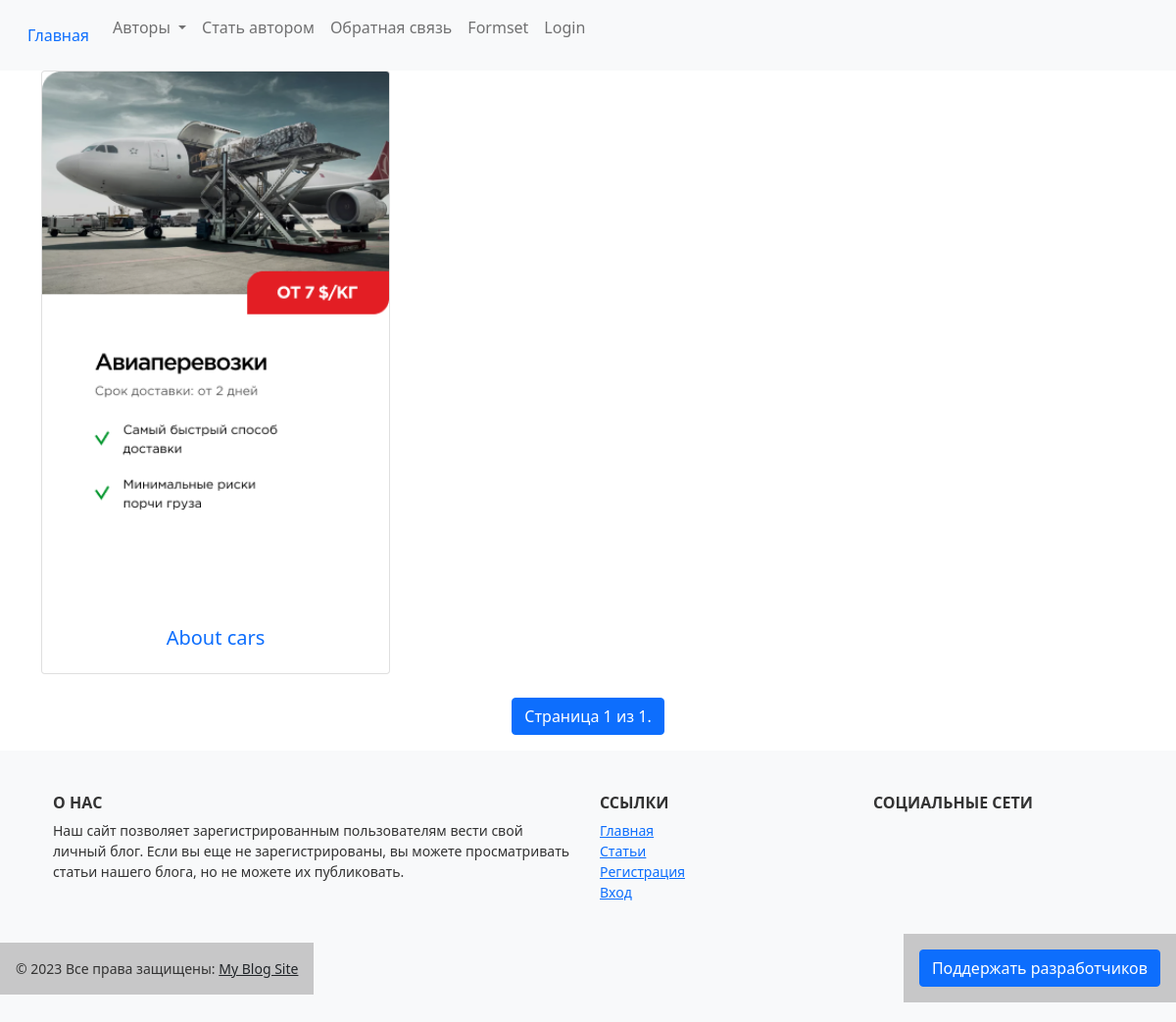
The page / on the database its author committed.
### blog/models.py (models this page shows, shortened)
class Blog(models.Model):
    title = models.CharField('Название блога', max_length=100)
    photo = models.ImageField()
    text = models.TextField('текст')
    created_at = models.DateTimeField(auto_now_add=True)
    published_at = models.DateTimeField(verbose_name='', null=True, blank=True)
    author = models.ForeignKey(to=User, on_delete=models.DO_NOTHING, related_name='author_of_blog')
    order = models.SmallIntegerField(db_index=True, default=0)
    class Meta:
        verbose_name = 'Пост'
        verbose_name_plural = 'Посты'
        ordering = ['order',]

### blog/views.py (the view)
# urls.py: path('', AllPAges.as_view(), name='all_pages'),
class AllPAges(ListView):
    model = Blog
    template_name = 'pages/all_pages.html'
    context_object_name = 'blogs'
    paginate_by = 4
    def get_context_data(self, *args, **kwargs):
        context = super().get_context_data(*args, **kwargs)
        context['authors'] = User.objects.all()
        return context

### templates/pages/all_pages.html (shortened to what this page needs)
{% extends 'layout/base.html' %}
{% block content %}
    <div class="container">
        <div class="row">
            {% for blog in blogs %}
                <div class="col-md-4">
                    <div class="card mb-4">
    <img src="{{ blog.photo.url }}" class="card-img-top" alt="{{ blog.title }}">
    <div class="card-body text-center">
        <h5 class="card-title">
            <a href="{% url 'blog:detail_page' blog.pk %}" style="text-decoration: none;">{{ blog.title }}</a>
        </h5>
    </div>
</div>
                </div>
            {% endfor %}
        </div>
    </div>
    <div class="pagination justify-content-center">
        <ul class="pagination">
            <li class="page-item active">
                <span class="page-link">
                    Страница {{ page_obj.number }} из {{ page_obj.paginator.num_pages }}.
                </span>
            </li>
        </ul>
    </div>
{% endblock %}

### rows shown on the page
Blog: photo (picture), title "About cars"

### other values the page prints
{{ page_obj.number }} "1"
{{ page_obj.paginator.num_pages }} "1"
